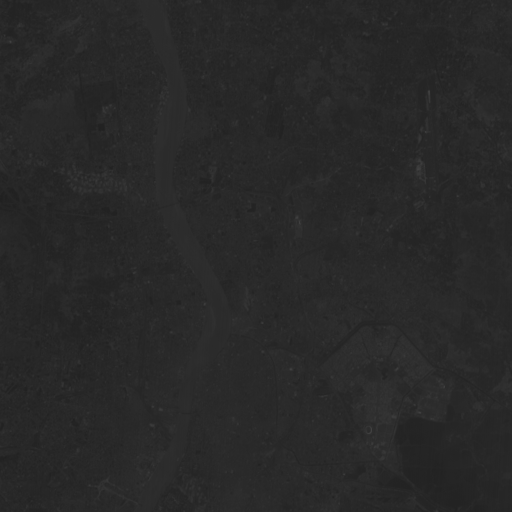
#> input picture PCA/PCA_river_non_river/1.gif, 512 x 512 px; the run also reads 3 pictures not shown here
$ python PCA_river_nonriver.py
#> lines starting #> are read from the running program, lines starting #| are printed output that depends on the picture
# -*- coding: utf-8 -*-
"""
Created on Wed Mar 25 10:49:59 2020

@author: VISHAL
"""
import os
import numpy as np
from PIL import Image
import matplotlib.pyplot as plt
import matplotlib.image
import cv2
import imtools

r = np.array(Image.open('1.gif')).flatten()
g = np.array(Image.open('2.gif')).flatten()
b = np.array(Image.open('3.gif')).flatten()
i = np.array(Image.open('4.gif')).flatten()

cov = np.cov([r,g,b,i])
#> cov = [[7.39, 6.37, 8.86, 2.06], [6.37, 6.6, 8.85, 3.58], [8.86, 8.85, 15.75, 3.97], [2.06, 3.58, 3.97, 37.81]]
_, vec = np.linalg.eig(cov)
#> vec = [[0.175, -0.455, -0.58, 0.653], [0.206, -0.415, 0.805, 0.37], [0.287, -0.683, -0.122, -0.661], [0.919, 0.393, -0.0322, -0.00136]]
PC = [[],[],[],[]]

for j in range(r.shape[0]):
    for k in range(4):
        PC[k].append(np.dot(vec[:,k], [r[j],g[j],b[j],i[j]]))

new_r = np.array(PC[0]).reshape((512,512)).astype(np.uint8)
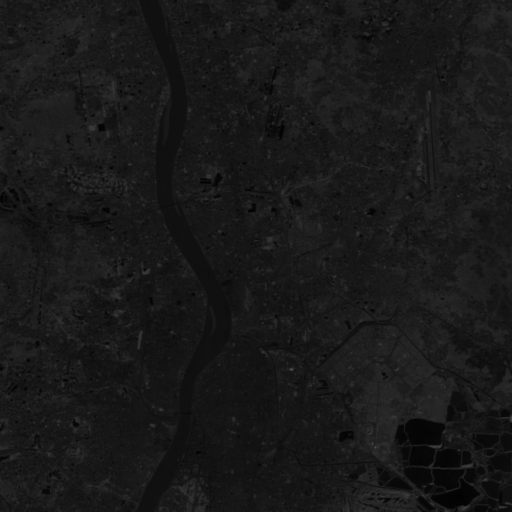
#> new_r: shape (512, 512); min 2, max 81, mean 24.6
new_g = np.array(PC[1]).reshape((512,512)).astype(np.uint8)
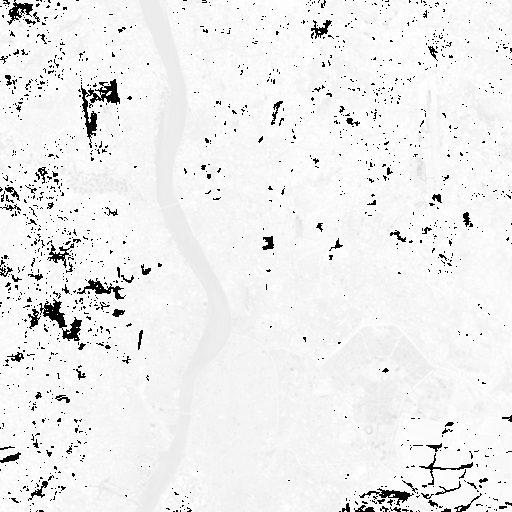
#> new_g: shape (512, 512); min 0, max 255, mean 238
new_b = np.array(PC[2]).reshape((512,512)).astype(np.uint8)
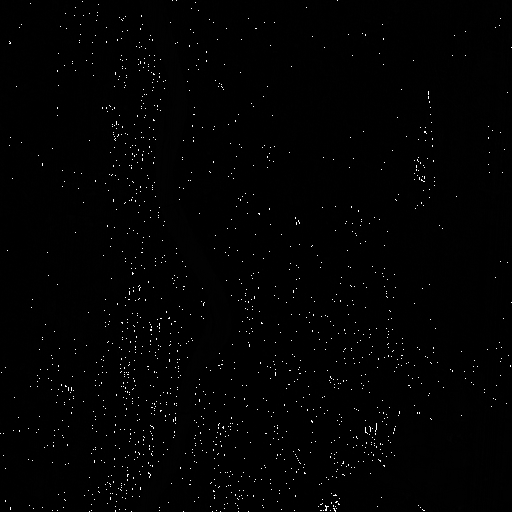
#> new_b: shape (512, 512); min 0, max 255, mean 2.2
new_i = np.array(PC[3]).reshape((512,512)).astype(np.uint8)
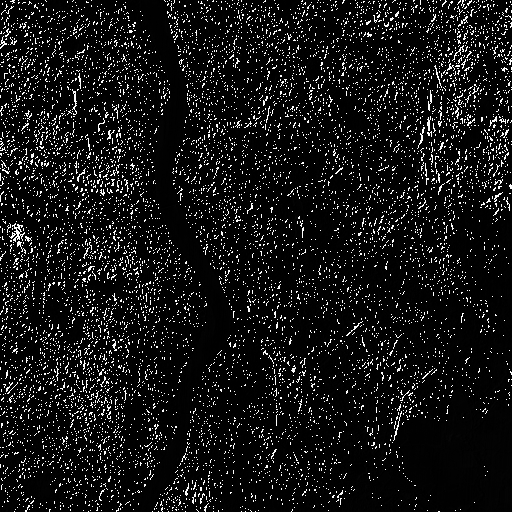
#> new_i: shape (512, 512); min 0, max 255, mean 21.3

img_r = Image.fromarray(new_r)
img_g = Image.fromarray(new_g)
img_b = Image.fromarray(new_b)
img_i = Image.fromarray(new_i)

img_r.save("PCA_1.png")
img_g.save("PCA_2.png")
img_b.save("PCA_3.png")
img_i.save("PCA_4.png")

img = cv2.imread("PCA_1.png")
#> img: shape (512, 512, 3); min 2, max 81, mean 24.6

plt.imshow(img);
